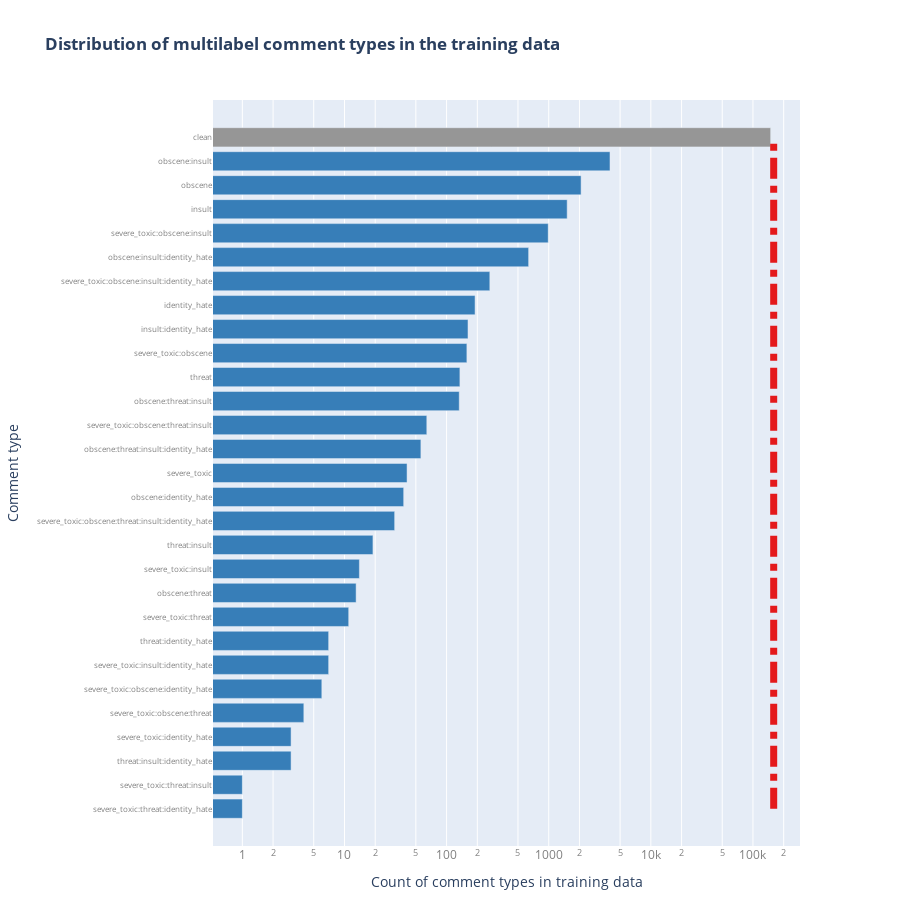

Notebook cell for this chart:
### Code cell
contra_2_cols = ["rgb(150,150,150)", "rgb(55,126,184)"]
rgb_def = ['rgb(228,26,28)', 'rgb(77,175,74)', 'rgb(55,126,184)']

multi_cmnt_type_counts = []
for cmnt_type in multi_comment_types:
    multi_cmnt_type_counts.append(train[train["concatenated_label"] == cmnt_type].shape[0])    
multi_cmnt_type_counts = pd.Series(multi_cmnt_type_counts, index=multi_comment_types)
multi_cmnt_type_counts = multi_cmnt_type_counts.sort_values()
data = []
bar_colors = [contra_2_cols[1]] * len(multi_comment_types)
# set color for "non_toxic" category
bar_colors[list(multi_cmnt_type_counts.index).index("clean")] = contra_2_cols[0]

trace1 = go.Bar(
    x=multi_cmnt_type_counts, 
    y=list(multi_cmnt_type_counts.index), 
    orientation="h",
    marker=dict(
        color=bar_colors
    ),
    name="Comment type"
)
trace2 = go.Scatter(
    x=np.full(len(multi_cmnt_type_counts), train.shape[0]), 
    y=list(multi_cmnt_type_counts.index), 
    mode="lines",
    line = dict(
        color=(rgb_def[0]),
        width = 7,
        dash = 'dashdot',
    ),
    name="training data size"
)
data.append(trace1)
data.append(trace2)
layout=go.Layout(
    title="<b>Distribution of multilabel comment types in the training data</b>",
    xaxis=dict(
        title="Count of comment types in training data",
        type='log',
        autorange=True,
        tickfont=dict(
            color="grey",
        )        
    ),
    yaxis=dict(
        title="Comment type",
        tickfont=dict(
            color="grey",
            size=8            
        )
    ),
    showlegend=False,
    autosize=False,    
    width=900,
    height=900,    
    margin=go.Margin(
        l=200,
        r=100,
        b=25,
        t=100,
    ),
)

fig = go.Figure(data=data, layout=layout)
iplot(fig)

### Figure 1 — Plotly figure (JSON) as saved in the notebook; plotly's stock layout.template omitted (floating-point values rounded to 4 significant figures)
{"data": [{"marker": {"color": ["rgb(55,126,184)", "rgb(55,126,184)", "rgb(55,126,184)", "rgb(55,126,184)", "rgb(55,126,184)", "rgb(55,126,184)", "rgb(55,126,184)", "rgb(55,126,184)", "rgb(55,126,184)", "rgb(55,126,184)", "rgb(55,126,184)", "rgb(55,126,184)", "rgb(55,126,184)", "rgb(55,126,184)", "rgb(55,126,184)", "rgb(55,126,184)", "rgb(55,126,184)", "rgb(55,126,184)", "rgb(55,126,184)", "rgb(55,126,184)", "rgb(55,126,184)", "rgb(55,126,184)", "rgb(55,126,184)", "rgb(55,126,184)", "rgb(55,126,184)", "rgb(55,126,184)", "rgb(55,126,184)", "rgb(55,126,184)", "rgb(150,150,150)"]}, "name": "Comment type", "orientation": "h", "type": "bar", "x": [1, 1, 3, 3, 4, 6, 7, 7, 11, 13, 14, 19, 31, 38, 41, 56, 64, 133, 135, 158, 162, 190, 265, 636, 989, 1516, 2075, 3981, 149012], "y": ["severe_toxic:threat:identity_hate", "severe_toxic:threat:insult", "threat:insult:identity_hate", "severe_toxic:identity_hate", "severe_toxic:obscene:threat", "severe_toxic:obscene:identity_hate", "severe_toxic:insult:identity_hate", "threat:identity_hate", "severe_toxic:threat", "obscene:threat", "severe_toxic:insult", "threat:insult", "severe_toxic:obscene:threat:insult:identity_hate", "obscene:identity_hate", "severe_toxic", "obscene:threat:insult:identity_hate", "severe_toxic:obscene:threat:insult", "obscene:threat:insult", "threat", "severe_toxic:obscene", "insult:identity_hate", "identity_hate", "severe_toxic:obscene:insult:identity_hate", "obscene:insult:identity_hate", "severe_toxic:obscene:insult", "insult", "obscene", "obscene:insult", "clean"]}, {"line": {"color": "rgb(228,26,28)", "dash": "dashdot", "width": 7}, "mode": "lines", "name": "training data size", "type": "scatter", "x": [159571, 159571, 159571, 159571, 159571, 159571, 159571, 159571, 159571, 159571, 159571, 159571, 159571, 159571, 159571, 159571, 159571, 159571, 159571, 159571, 159571, 159571, 159571, 159571, 159571, 159571, 159571, 159571, 159571], "y": ["severe_toxic:threat:identity_hate", "severe_toxic:threat:insult", "threat:insult:identity_hate", "severe_toxic:identity_hate", "severe_toxic:obscene:threat", "severe_toxic:obscene:identity_hate", "severe_toxic:insult:identity_hate", "threat:identity_hate", "severe_toxic:threat", "obscene:threat", "severe_toxic:insult", "threat:insult", "severe_toxic:obscene:threat:insult:identity_hate", "obscene:identity_hate", "severe_toxic", "obscene:threat:insult:identity_hate", "severe_toxic:obscene:threat:insult", "obscene:threat:insult", "threat", "severe_toxic:obscene", "insult:identity_hate", "identity_hate", "severe_toxic:obscene:insult:identity_hate", "obscene:insult:identity_hate", "severe_toxic:obscene:insult", "insult", "obscene", "obscene:insult", "clean"]}], "layout": {"autosize": false, "height": 900, "margin": {"b": 25, "l": 200, "r": 100, "t": 100}, "showlegend": false, "title": {"text": "<b>Distribution of multilabel comment types in the training data</b>"}, "width": 900, "xaxis": {"autorange": true, "tickfont": {"color": "grey"}, "title": {"text": "Count of comment types in training data"}, "type": "log"}, "yaxis": {"tickfont": {"color": "grey", "size": 8}, "title": {"text": "Comment type"}}}}
